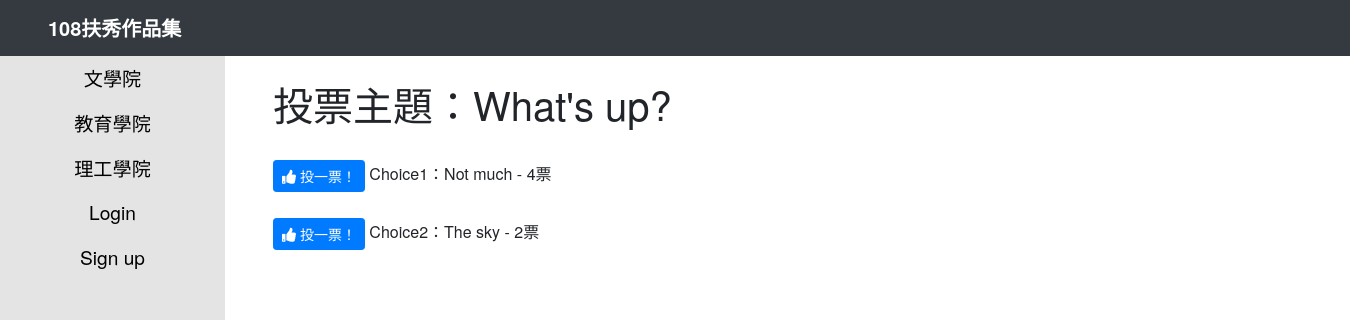
/polls/1/, run on an earlier commit of the app's database.
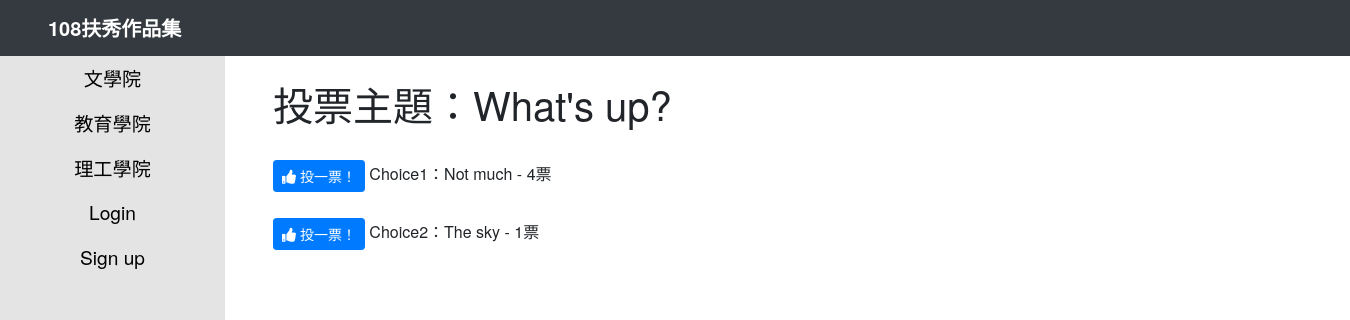
And on a later commit of the database.
### polls/models.py (models this page shows, shortened)
class Choice(models.Model):
	question = models.ForeignKey("polls.Question", on_delete=models.CASCADE)
	choice_text = models.CharField(max_length=200)
	votes = models.IntegerField(default=0)

### polls/views.py (the view)
# urls.py: path('<int:question_id>/', views.detail, name='detail'),
def detail(request, question_id):
	question = get_object_or_404(Question, pk=question_id)
	messages.success(request, '注意：\\n\\n送出後，就無法修改投票囉！')
	return render(request, 'polls/detail.html', {'question': question})

### templates/polls/detail.html (shortened to what this page needs)
{% extends "layout/base.html" %}
{% block content %}
<h1>投票主題：{{ question.question_text }}</h1>
<br>
<form action="{% url 'polls:vote' question.id %}" method="post">
		{% for choice in question.choice_set.all %}
    		<button class="btn btn-primary btn-sm plus-one-btn" name="choice" id="choice_id" value="{{ choice.id }}"><i class="fas fa-thumbs-up"></i>  投一票！</button>
    		<label for="choice{{ forloop.counter }}" > Choice{{ forloop.counter }}：{{ choice.choice_text }} - {{ choice.votes }}票 </label><br><br>
		{% endfor %}
</form>
{% endblock %}

What changed in the data, as far as the page shows it:
changed Choice "The sky": votes "2" → "1"
